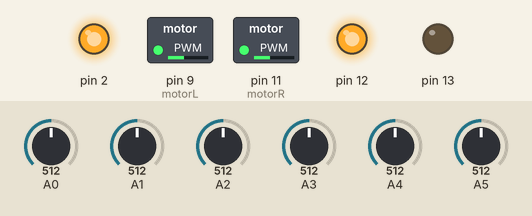
Bench run of a sketch on a simulated Arduino Uno, built with avr-gcc and run on an emulated ATmega328P. Parts: switched loads named in the sketch (green lamp = pin HIGH), output pins drawn as LEDs (lit = HIGH). Inputs (shaded band) come from the test bench; at power-on: A1 = 512, A4 = 512, A3 = 512, A0 = 512, A2 = 512, A5 = 512. Pins used as bus, display or sensor lines are not drawn.

Above: at 1.2 s.
1.3 s: A1 set to 789
2.8 s: A1 set to 808
At 3.6 s:
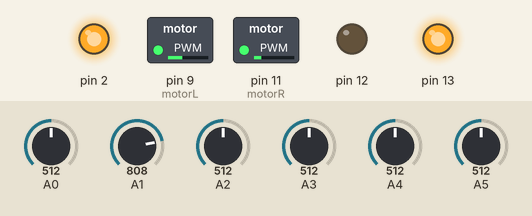
4.3 s: A4 set to 790
5.8 s: A4 set to 815
At 7.0 s:
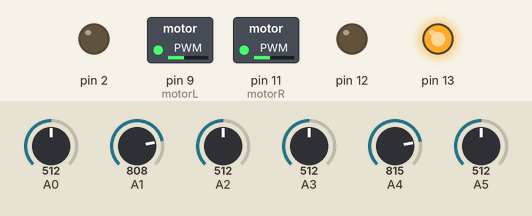
7.3 s: A1 set to 790
At 8.2 s:
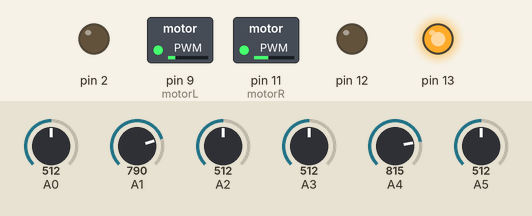
8.8 s: A3 set to 810
At 9.3 s:
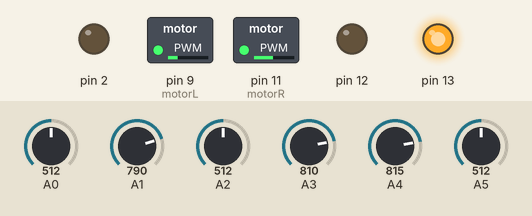
Timing chart, 0 to 11.3 s (numbered marks = the images above; inputs shaded):
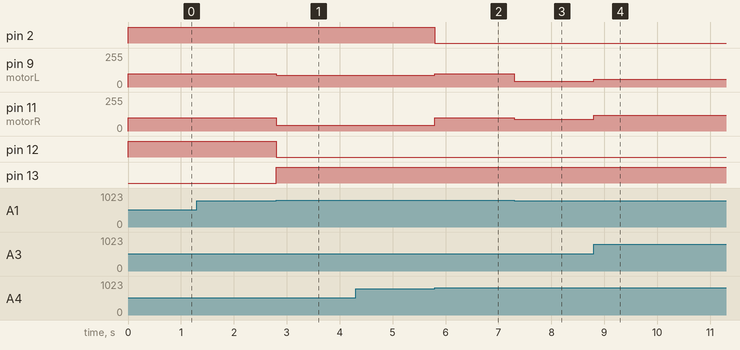

The sketch:

sketch_feb02a.ino
```cpp
#define motorL 9
#define motorR 11

//c1 enable1 leftMotor, c2 enable2 rightMotor

void setup() {
  // put your setup code here, to run once:
  Serial.begin(9600);
  pinMode(9,OUTPUT);
  pinMode(11,OUTPUT);
  pinMode(12,OUTPUT);
  pinMode(13,OUTPUT);
  pinMode(1,OUTPUT);
  pinMode(2,OUTPUT);
}


  int prevError = 0;

void loop() {
  // A0 sensor 1 and goes on
  int sensorVal = analogRead(A0);
  int sensorVal1 = analogRead(A1);
  int sensorVal2 = analogRead(A2);
  int sensorVal3 = analogRead(A3);
  int sensorVal4 = analogRead(A4);
  int sensorVal5 = analogRead(A5);

  /*
  Serial.println(sensorVal);
  Serial.println(sensorVal1);
  Serial.println(sensorVal2);
  Serial.println(sensorVal3);
  Serial.println(sensorVal4);
  Serial.println(sensorVal5);
  Serial.println("read");
  delay(1000);

  /*analogWrite(9,100);
  analogWrite(11,100);
  digitalWrite(12,HIGH);
  digitalWrite(13,LOW);
  digitalWrite(1,HIGH);
  digitalWrite(2,LOW);*/

//adjust white 0 and black 1
//right -1 left 1
  sensorVal = (sensorVal> 800)? -1: 0;
  sensorVal1 = (sensorVal1> 800)? -1: 0;
  sensorVal2 = (sensorVal2> 800)? -1: 0;
  sensorVal3 = (sensorVal3> 800)? 1: 0;
  sensorVal4 = (sensorVal4> 800)? 1: 0;
  sensorVal5 = (sensorVal5> 800)? 1: 0;

/*
  Serial.println(sensorVal);
  Serial.println(sensorVal1);
  Serial.println(sensorVal2);
  Serial.println(sensorVal3);
  Serial.println(sensorVal4);
  Serial.println(sensorVal5);
  Serial.println("read");
  delay(1000);
  */

  int error = (3* sensorVal1)+ (sensorVal2)+ (sensorVal3)+ (3* sensorVal4);
  int p = 30;
  int d = 20;
  int pwm = error * p + (error - prevError) * d;
  pwm = (pwm<0) ? pwm *= -1 : pwm;


  //left motor will run
  if(sensorVal1 == 0 && sensorVal3 == 0 && sensorVal2 == 0 && sensorVal4 == 0){
    analogWrite(motorL, 100);
    digitalWrite(12,HIGH);
    digitalWrite(13,LOW);

    analogWrite(motorR,100);
    digitalWrite(2,HIGH);
    digitalWrite(1,LOW);
  }
  else if(error < -2){
    analogWrite(motorL,pwm);
    digitalWrite(13,HIGH);
    digitalWrite(12,LOW);

    analogWrite(motorR,pwm/2);
    digitalWrite(1,LOW);
    digitalWrite(2,HIGH);
  }
  //right motor will run
  else if(error > 2){

    analogWrite(motorL, pwm/2);
    digitalWrite(13,HIGH);
    digitalWrite(12,LOW);

    analogWrite(motorR, pwm);
    digitalWrite(1,HIGH);
    digitalWrite(2,LOW);
  }
  else if(error < 2 && error > -2){


    analogWrite(motorL, 100);
    digitalWrite(13,HIGH);
    digitalWrite(12,LOW);

    analogWrite(motorR, 100);
    digitalWrite(1,HIGH);
    digitalWrite(2,LOW);
  }


  prevError = error;
}
```

Measured:
- the behaviour switches between 800 and 801 on A1 (found by bisection; images 0 and 1)
- the behaviour switches between 800 and 801 on A4 (found by bisection; images 1 and 2)
- after the input at 1.3 s, every drawn part: stays the same
- after the input at 2.8 s, pin 9 (motorL): 100/255 → 90/255 at once; pin 11 (motorR): 100/255 → 45/255 at once; pin 12: HIGH → LOW at once; pin 13: LOW → HIGH at once
- after the input at 4.3 s, every drawn part: stays the same
- after the input at 5.8 s, pin 2: HIGH → LOW at once; pin 9 (motorL): 90/255 → 100/255 at once; pin 11 (motorR): 45/255 → 100/255 at once
- after the input at 7.3 s, pin 9 (motorL): 100/255 → 45/255 at once; pin 11 (motorR): 100/255 → 90/255 at once
- after the input at 8.8 s, pin 9 (motorL): 45/255 → 60/255 at once; pin 11 (motorR): 90/255 → 120/255 at once
